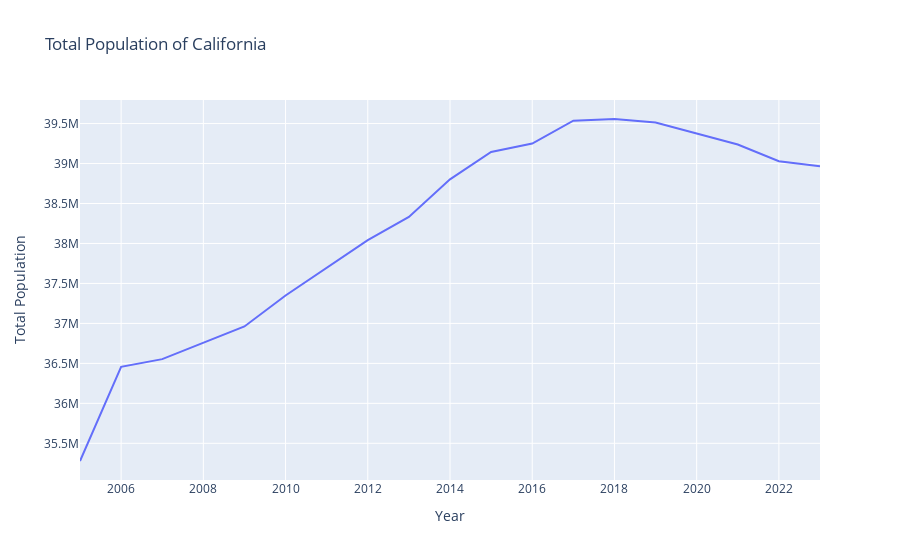

Source (notebook cell):
### Markdown cell above
# Motivating Example

Jupyter Notebooks are frequently used to import, transform and visualize data. For example, the code below imports
population estimates for US States since 2005. It subsets the dataframe to California and graphs the result.

### Code cell
import pandas as pd
import plotly.express as px
import plotly.io as pio

# Allows plotly plots to render interactively locally, but as static images when viewed in github.
# Without this the plotly images simply do not render in github.
pio.renderers.default = "vscode+png"

df = pd.read_csv("state_data.csv")

state = "California"
df_state = df[df["State"] == state]
px.line(df_state, x="Year", y="Total Population", title=f"Total Population of {state}")

### Figure 1 — Plotly figure (JSON) as saved in the notebook; plotly's stock layout.template omitted (floating-point values rounded to 4 significant figures)
{"data": [{"hovertemplate": "Year=%{x}<br>Total Population=%{y}<extra></extra>", "legendgroup": "", "line": {"color": "#636efa", "dash": "solid"}, "marker": {"symbol": "circle"}, "mode": "lines", "name": "", "orientation": "v", "showlegend": false, "type": "scatter", "x": [2005, 2006, 2007, 2008, 2009, 2010, 2011, 2012, 2013, 2014, 2015, 2016, 2017, 2018, 2019, 2021, 2022, 2023], "xaxis": "x", "y": [35278768, 36457549, 36553215, 36756666, 36961664, 37349363, 37691912, 38041430, 38332521, 38802500, 39144818, 39250017, 39536653, 39557045, 39512223, 39237836, 39029342, 38965193], "yaxis": "y"}], "layout": {"legend": {"tracegroupgap": 0}, "title": {"text": "Total Population of California"}, "xaxis": {"anchor": "y", "domain": [0, 1], "title": {"text": "Year"}}, "yaxis": {"anchor": "x", "domain": [0, 1], "title": {"text": "Total Population"}}}}
